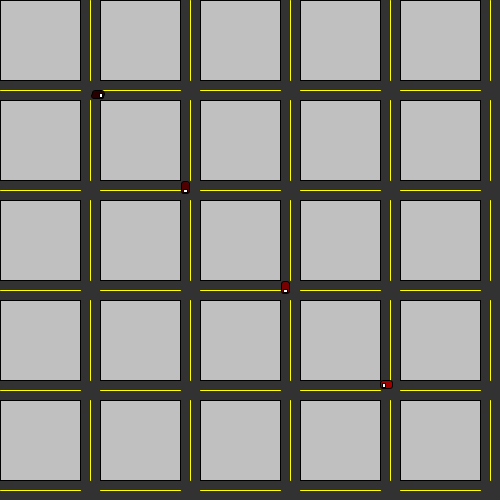
Frame 1 (no input)
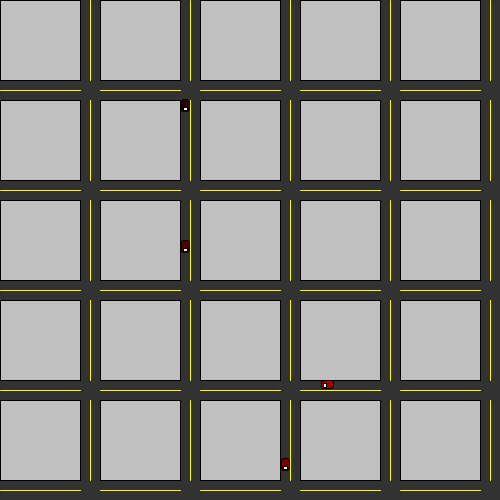
Frame 60 (the mouse pressed at the canvas centre just before this capture)
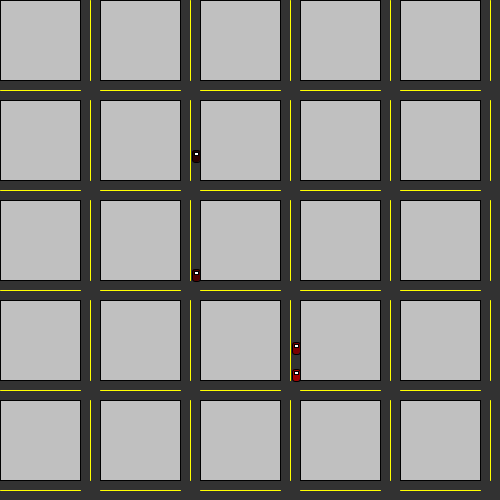
Frame 120 (the mouse held since frame 60 and released just before this capture)

The Processing sketch that drew these frames (run headless with seeded random() and noise(); from frame 60 on, the mouse is pressed at the canvas centre):

// Processing sketch: processing_139771
// ── processing_139771.pde

/*
City Streets Simulator
Code by Maddy Nakada
Class coding based on coding by Ms. Freed
Thank you to Paul Nakada for assistance with arrays and debugging

Project Description
This video was my inspiration for this project: http://www.youtube.com/watch?v=Kk8yzuUyk9c
    At first, it appears to be a normal car just driving down the street. However, it is actually one of thousands of model cars in a model city in Germany. All of the cars in the video could fit in the palm of your hand. Furthermore, the cars are not remote control. They are all programmed to stay on the streets, stop at stoplights, and not hit each other.
    The goal of my program was to create a city street simulation very similar to this. I have cars that drive on the streets and for the most part, don’t hit each other. They turn at intersections, make u-turns to stay on the map, and even have different speeds.

Citations:
    Parts of the Ms. Freed’s “Swimmy the Fish” code was used in this program.
    Thank you to Paul Nakada for helping me to troubleshoot and debug the program.


*/

int blockSize;
int median;
int roadSize;
float random;
int turn;
int RIGHT = 0;
int LEFT = 1;
int UP = 2;
int DOWN = 3;
Car car;

//creates an array containing 5 cars
Car[] cars=new Car[5];

void setup() {
  size(500, 500);
  frameRate(30);
  setting();
  blockSize=width/5-width/25;
  //creates i (in this case 5) number of cars
  for (int i=1; i<cars.length; i++) {
    int locX=i;
    int locY=i;
    cars[i]=new Car(i, locX*(blockSize+roadSize), locY*(blockSize+roadSize));
  }
}


//this function actually displays everything on the screen
void draw() {
  //setting draws the background ie. city blocks, medians, etc.
  setting();
  //this for loop is used to make each car move
  for (int turn=1; turn<cars.length; turn++) {
    car = cars[turn];
    //checks to see if the car is at an intersection
    int xrem = car.x%(median+10);
    int yrem = car.y%(median+10);
    if (turn==0) {
      println("x remaidner "+xrem+ " y remainder" + yrem, car.dir, car.vertical);
    }

    Uturn();
   // collision();

      //if the car is at an intersection, has not just made a turn,
    //and is going horizontal it will do this
    if (!car.vertical && xrem == 0) {
      //it tells the car to wait before it turns again, and that
      //the direction it is going in is now vertical
      int randomX=int(random(4));
      if (randomX==0) {
        car.driveUp();
        car.vertical=true;
      }
      else if (randomX==1) {
        car.driveDown();
        car.vertical=true;
      } 
      else if (randomX==2) {
        car.driveLeft();
        car.vertical=false;
      }
      else if (randomX==3) {
        car.driveRight();
        car.vertical=false;
      }
    }
    //if the car is at an intersection, has not just made a turn,
    //and is going vertical it will do this
    else if (car.vertical && yrem ==0) {
      int randomX=int(random(4));
      if (randomX==0) {
        car.driveUp();
        car.vertical=true;
      }
      else if (randomX==1) {
        car.driveDown();
        car.vertical=true;
      } 
      else if (randomX==2) {
        car.driveLeft();
        car.vertical=false;
      }
      else if (randomX==3) {
        car.driveRight();
        car.vertical=false;
      }
    }
    //if not at intersection, it will continue driving straight
    else if (car.dir==0) {
      cars[turn].driveLeft();
    }
    else if (car.dir==1) {
      cars[turn].driveRight();
    }
    else if (car.dir==2) {
      cars[turn].driveUp();
    }
    else if (car.dir==3) {
      cars[turn].driveDown();
    }
  }
}


//creates grid
void setting() {
  background(50, 50, 50);

  for (float across=0; across<5; across=across+1) {
    median=blockSize+10;
    roadSize = blockSize+20;
    for (float times=0; times<width; times=times+width/5) {
      fill(192, 192, 192);
      rect(across*width/5, times, blockSize, blockSize);
      stroke(255, 255, 0);
      line((across+1)*median+across*10, times, (across+1)*median+across*10, times+blockSize); 
      line(times, (across+1)*median+across*10, times+blockSize, (across+1)*median+across*10);
      stroke(0);
    }
  }
}

//if the car is near the end of the map it will slow down,
// and when it reaches the end, it will make a u-turn it will make a u-turn

void Uturn() {
  if (car.x<=10 && car.dir==0) {
    car.speed=1;
    if (car.x==1) {
      car.dir=1;
      car.driveRight();
      car.speed=car.saveSpeed;
    }
  }
  else if (car.x>=490 && car.dir==1) {
    car.speed=1;
    if (car.x==499) {
      car.dir=0;
      car.driveLeft();
      car.speed=car.saveSpeed;
    }
  }
  else if (car.y<=10 && car.dir==2) {
    car.speed=1;
    if (car.y==1) {
      car.dir=3;
      car.driveDown();
      car.speed=car.saveSpeed;
    }
  }
  else if (car.y>=490 && car.dir==3) {
    car.speed=1;
    if (car.y==499) {
      car.dir=2;
      car.driveUp();
      car.speed=car.saveSpeed;
    }
  }
}

/*
void collision() {
  if (car.dir==2) {
    for (int a=1;a<cars.length; a++) {
      int distanceY=abs(car.y-cars[a].y);
      int distanceX=abs(car.x-cars[a].y);
      if(distanceX<3 && distanceX>2 && distanceY<3 && distanceY>2) {
        car.dir=3;
      }
    }
  }
  else if (car.dir==3) {
    for (int a=1;a<cars.length; a++) {
      int distanceY=abs(car.y-cars[a].y);
      int distanceX=abs(car.x-cars[a].y);
      if (distanceX<3 && distanceX>2 && distanceY<3 && distanceY>2) {
        car.dir=2;
      }
    }
  }else if (car.dir==0) {
    for (int a=1;a<cars.length; a++) {
      int distanceY=abs(car.y-cars[a].y);
      int distanceX=abs(car.x-cars[a].y);
      if (distanceX<3 && distanceX>2 && distanceY<3 && distanceY>2) {
        car.dir=1;
      }
    }
  }else if (car.dir==1) {
    for (int a=1;a<cars.length; a++) {
      int distanceY=abs(car.y-cars[a].y);
      int distanceX=abs(car.x-cars[a].y);
      if (distanceX<3 && distanceX>2 && distanceY<3 && distanceY>2) {
        car.dir=0;
      }
    }
  }
}
*/

class Car {
  int x;
  int y;
  int dir;
  boolean vertical;
  int id;
  int speed;
  int saveSpeed;

//creates the object, car which has a location, a direction, and a speed
  Car(int idnum, int tempX, int tempY) {
    id = idnum;
    x=tempX;
    y=tempY;
    vertical = false;
    dir = 1;
    speed = int(random(3))+1;
    saveSpeed=speed;
  }
  
  //displays the car
  void display(int CenterX, int CenterY) {
    fill(id*40, 0, 0);
    rect(CenterX, CenterY, 8, 12, 3);
    fill(255);
    rect(CenterX+2, CenterY+2, 4, 3);
  }
  
  //basic function to drive horizontally
  void driveX(int pixels) {
    x+=pixels;
  }
  
  //basic function to drive vertically
  void driveY(int pixels) {
    y-=pixels;
  }

  //makes the car drive upwards on the right side of the street
  void driveUp() {
    display(x-8,y-12);
    driveY(speed);
    dir = 2;
  }
  
  //makes the car drive downwards on the left side (its right) of the street
  void driveRight() {
    pushMatrix();
    translate(x+4, y-6);
    rotate(PI/2.0);
    display(-3, 0);
    popMatrix();
    driveX(speed);
    dir = 1;
  }
  
 void driveDown(){
   pushMatrix();
    translate(x+4, y-6);
    rotate(PI);
    display(15,0);
    popMatrix();
    driveY(-1*speed);
    dir = 3;
 }
 
 void driveLeft(){
   pushMatrix();
    translate(x+4, y-6);
    //ellipse (0,0,20,20);
    rotate(PI+HALF_PI);
    display(5, -24);
    popMatrix();
    driveX(-1*speed);
    dir = 0;
 }
}
